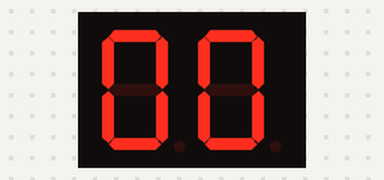
A sketch run on a simulated Arduino Uno, built with avr-gcc and run on an emulated ATmega328P. Shown: 2-digit seven-segment display. Wiring (inferred from the names in the program): 2-digit 7-segment display, segments lit when LOW: segments pin 2, pin 3, pin 4, pin 5, pin 6, pin 7, pin 8; digit selects pin 9, pin 11. The segment pins are drawn as the display they are named for.

Above: at 0.1 s.
At 5.0 s:
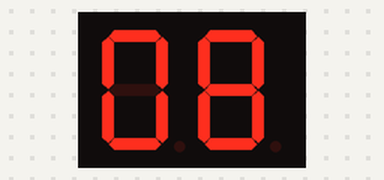
At 9.8 s:
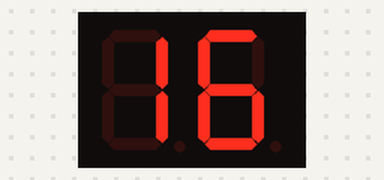
At 19.5 s:
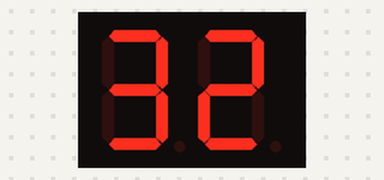
At 29.2 s:
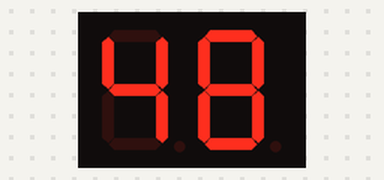
At 39.0 s:
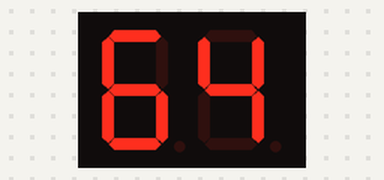

The sketch:

counter.ino
```cpp
#define A 2
#define B 3
#define C 4
#define D 5
#define E 6
#define F 7
#define G 8
// Pins driving common anodes
#define CA1 9
#define CA2 11
// Pins for A B C D E F G, in sequence
const int segs[7] = {2,3,4,5,6,7,8};
// Segments that make each number
const byte numbers[10] = { 0b1000000, 0b1111001,0b0100100, 0b0110000, 0b0011001, 0b0010010, 0b0000010,0b1111000, 0b0000000, 0b0010000};
void setup() {
  pinMode(2, OUTPUT);
  pinMode(3, OUTPUT);
  pinMode(4, OUTPUT);
  pinMode(5, OUTPUT);
  pinMode(6, OUTPUT);
  pinMode(7, OUTPUT);
  pinMode(8, OUTPUT);
  pinMode(9, OUTPUT);
  pinMode(11, OUTPUT);
}

void loop()
{
  for (int digit1=0; digit1 < 10; digit1++) {
    for (int digit2=0; digit2 < 10; digit2++) {
      unsigned long startTime = millis();
      for (unsigned long elapsed=0; elapsed < 600; elapsed = millis() - startTime) {
        lightDigit1(numbers[digit1]);
        delay(5);
        lightDigit2(numbers[digit2]);
        delay(5);
      }
    }
  }
}


void lightDigit1(byte number)
{
  digitalWrite(CA1, LOW);
  digitalWrite(CA2, HIGH);
  lightSegments(number);
}

void lightDigit2(byte number)
{
  digitalWrite(CA1, HIGH);
  digitalWrite(CA2, LOW);
  lightSegments(number);
}

void lightSegments(byte number)
{
  for (int i = 0; i < 7; i++) {
    int bit = bitRead(number, i);
    digitalWrite(segs[i], bit);
  }
}
```

Measured:
- what the display in image 0 shows lasts 0.7 s, from 0.0 s to 0.7 s
